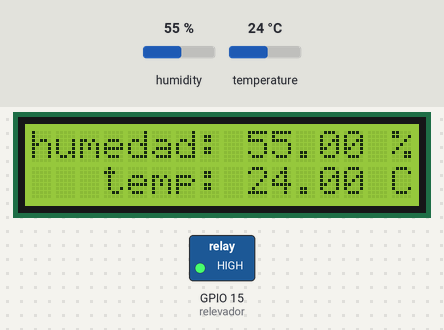
Simulated run of this sketch. Board: ESP32. On the bench: 16×2 character LCD, switched loads named in the sketch (green lamp = pin HIGH). Inputs (shaded band) come from the test bench; at power-on: humidity 55 %, temperature 24 °C. What the sketch prints to the serial monitor is not drawn.

Above: at 5.6 s.
5.7 s: humidity set to 22 %
At 8.1 s:
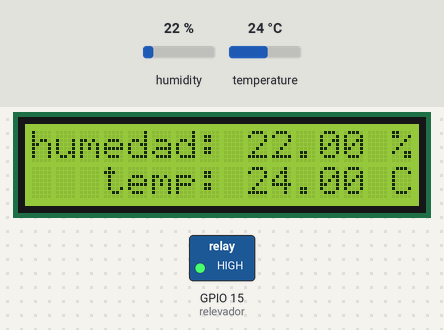
9.2 s: temperature set to 12 °C
At 10.5 s:
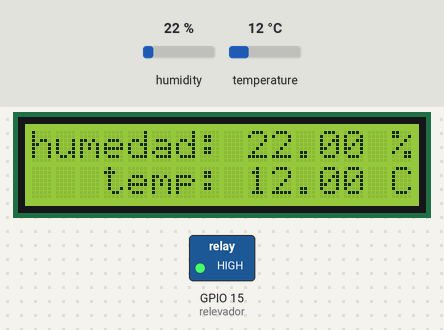
11.9 s: humidity set to 40 %
At 15.0 s:
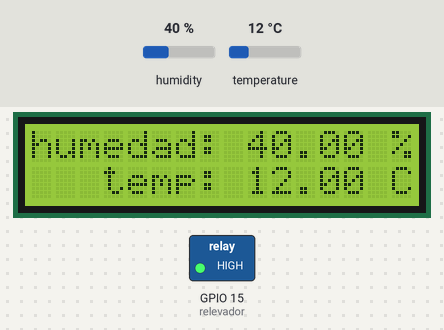
15.3 s: temperature set to 19 °C
At 16.5 s:
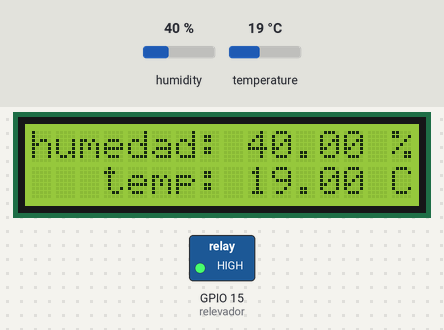
Timing chart, 0 to 18.3 s (numbered marks = the images above; inputs shaded):
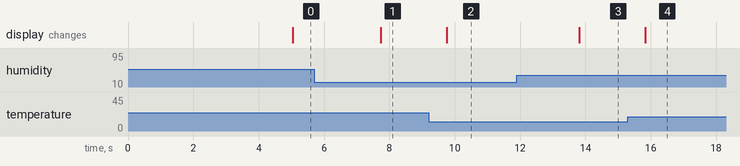

Measured:
- after the input at 5.7 s, the display: changes after 2.0 s (image 1)
- after the input at 9.2 s, the display: changes after 0.56 s (image 2)
- after the input at 11.9 s, the display: changes after 1.9 s (image 3)
- after the input at 15.3 s, the display: changes after 0.53 s (image 4)

The sketch:

Ubidots_T_H_Control_ESP32.ino.ino
```cpp
///LCD I2C
#include <Wire.h> //Librería para pantalla LCD_I2C
#include <LiquidCrystal_I2C.h>//Librería para pantalla LCD_I2C

//LCD I2C

#include "UbidotsEsp32Mqtt.h" //Librería para hacer la comunicación MQTT a UBIDOTS
#include "DHT.h" //Librería para el sensor de temperatura DHT 11
/****************************************
 * Define Constants
 ****************************************/
const char *UBIDOTS_TOKEN = "BBFF-jtQ4p0lQzzPNr4hsHyUj3lDG06wWRn";  //Token relacionado con el dispositivo Ubidots
const char *WIFI_SSID = "INFINITUM4304_2.4";      // Red a la cual nos vamos a conectar
const char *WIFI_PASS = "vxMr7ddEx3";      // contraseña de la red a la que nos conectamos
const char *DEVICE_LABEL = "esp32-wroom";   // Nombre del dispositivo al que nos estamos conectando
const char *VARIABLE_LABEL = "statusrel"; // Variable de la cual extraeremos la infomración para encender o apagar el ventilador


Ubidots ubidots(UBIDOTS_TOKEN);//Se valida el token de ubidots para conectarnos al dispositivo
float value;
const int relevador = 15; //pin del relevador que controla el ventilador

/*DHT*/
uint8_t DHTPIN = 5; //Pin de datos por el cual se lee el sensor de temperatura
#define DHTTYPE DHT11
DHT dht(DHTPIN, DHTTYPE);
float humedad = 0;
float temperatura = 0;
/*DHT*/

const int PUBLISH_FREQUENCY = 5000; // Update rate in millisecondsx

unsigned long timer;
LiquidCrystal_I2C lcd(0x27, 16, 2);
/****************************************
 * Auxiliar Functions
 ****************************************/
void callback(char *topic, byte *payload, unsigned int length)//función que extrae la información de la variable para verificar si el valor ha cambiado o no
{
  /*Serial.print("Message arrived [");
  Serial.print(topic);
  Serial.print("] ");*/
  /*for (int i = 0; i < length; i++)
  {
    //Serial.print((char)payload[i]);
  }*/
  value=atof((char*)payload);
  Serial.println((char*)payload);
  Serial.println(value);
  if(value==0)
  {
    digitalWrite(relevador, HIGH);//si el valor es cero apagar el RELE
    delay(20);
  }else{
    digitalWrite(relevador, LOW);//si el valor es diferente enciende el RELE
    delay(20);
  }

   //Serial.print(value);
}

/****************************************
 * Main Functions
 ****************************************/

void setup()
{
  Serial.begin(115200);
  //LCD
  lcd.init();
  lcd.backlight();
  lcd.setCursor(0,0);
  lcd.print("  BIENVENIDO   ");
  lcd.setCursor(0,1);
  lcd.print("       :)      ");
  //delay(100);
  //LCD

  ubidots.setDebug(true);  // uncomment this to make debug messages available
  ubidots.connectToWifi(WIFI_SSID, WIFI_PASS);
  ubidots.setCallback(callback);//se declara callback como método de consulta hacia la variable
  ubidots.setup();
  ubidots.reconnect();
  ubidots.subscribeLastValue(DEVICE_LABEL, VARIABLE_LABEL);

  pinMode(relevador, OUTPUT);
  digitalWrite(relevador, HIGH);

  //DHT
  pinMode(DHTPIN, INPUT);
  dht.begin();
  //DHT
}

void loop()
{
    float h = dht.readHumidity();
    float t = dht.readTemperature();
  if (!ubidots.connected())
  {
    ubidots.reconnect();
    ubidots.subscribeLastValue(DEVICE_LABEL, VARIABLE_LABEL); // aquí va la variable y el dispositivo que requerimos para checar constantemente su valor
      //digitalWrite(relevador, HIGH);
      //digitalWrite(relevador, LOW);
     if(t>=35)
    {
      digitalWrite(relevador, LOW);//si el valor es cero apagar el RELE
      delay(20);
    }else{
      digitalWrite(relevador, HIGH);//si el valor es diferente enciende el RELE
      delay(20);
    }
  }

  if (abs(millis() - timer) > PUBLISH_FREQUENCY) // triggers the routine every 5 seconds
  {


    if (isnan(h) || isnan(t)) {//si no se ha encontrado el sensor de temperatura se muestra en pantalla
      Serial.println(F("Failed to read from DHT sensor!"));
      lcd.clear();

      lcd.setCursor(0,0);
      lcd.print("   Sensor no    ");
      lcd.setCursor(0,1);
      lcd.print("   encontrado   ");
      return;
    }
    /*if(temperatura >= 31){
      ubidots.add(VARIABLE_LABEL, 1);
    }else{
      ubidots.add(VARIABLE_LABEL, 0);
    }*/
    if(humedad == h && temperatura == t){//si el valor de la temperatura es el mismo entonces que no haga prosiga
      return;
    }
    //lcd.clear();

    lcd.setCursor(0,0);
    lcd.print("humedad:         ");
    lcd.setCursor(9,0);
    lcd.print(h);
    lcd.setCursor(15,0);
    lcd.print("%");
    lcd.setCursor(0,1);
    lcd.print("   temp:     ");
    lcd.setCursor(9,1);
    lcd.print(t);
    lcd.setCursor(15,1);
    lcd.print("C");

    Serial.print(F("Humedad: "));
    Serial.print(h);
    Serial.print(F("% Temperatura: "));
    Serial.print(t);
    Serial.println(F("°C "));
    humedad = h;
    temperatura = t;
    ubidots.add("temperatura", t); // Insertamos sus etiquetas de variable y el valor a enviar
    ubidots.add("humedad", h); // Insertamos sus etiquetas de variable y el valor a enviar
    ubidots.publish(DEVICE_LABEL);// publicamos los valores de las variables

  }
    //delay(5000);
  ubidots.loop();

}
```
